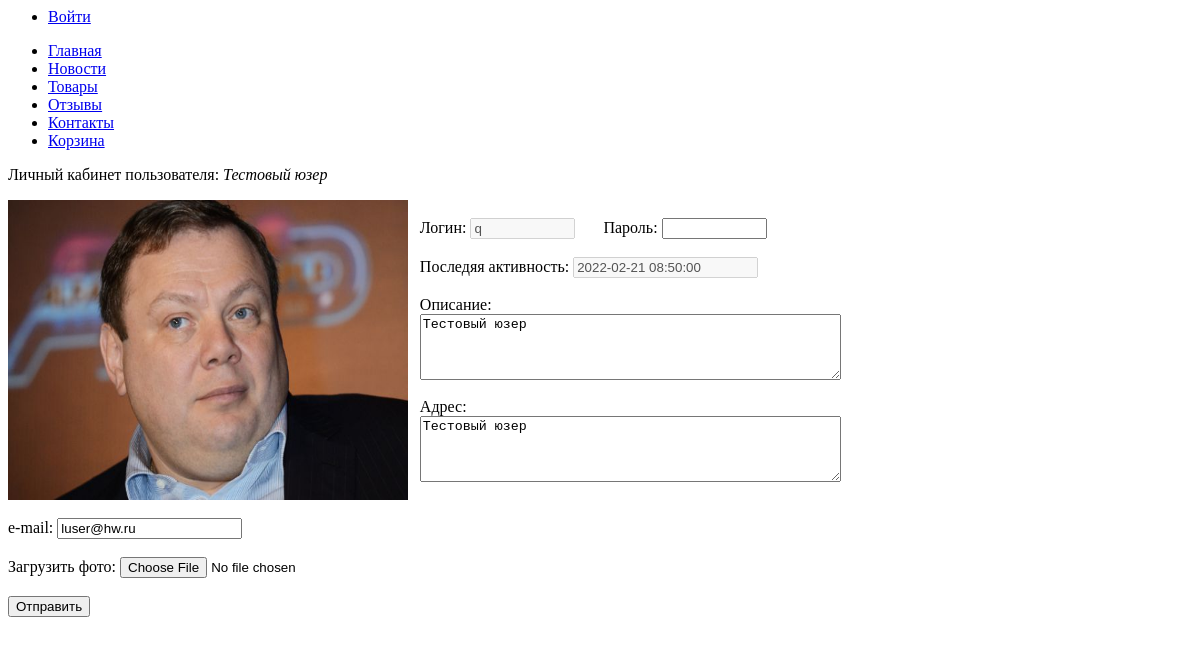
The page /editUser.php?id=8 on the database as committed earlier.
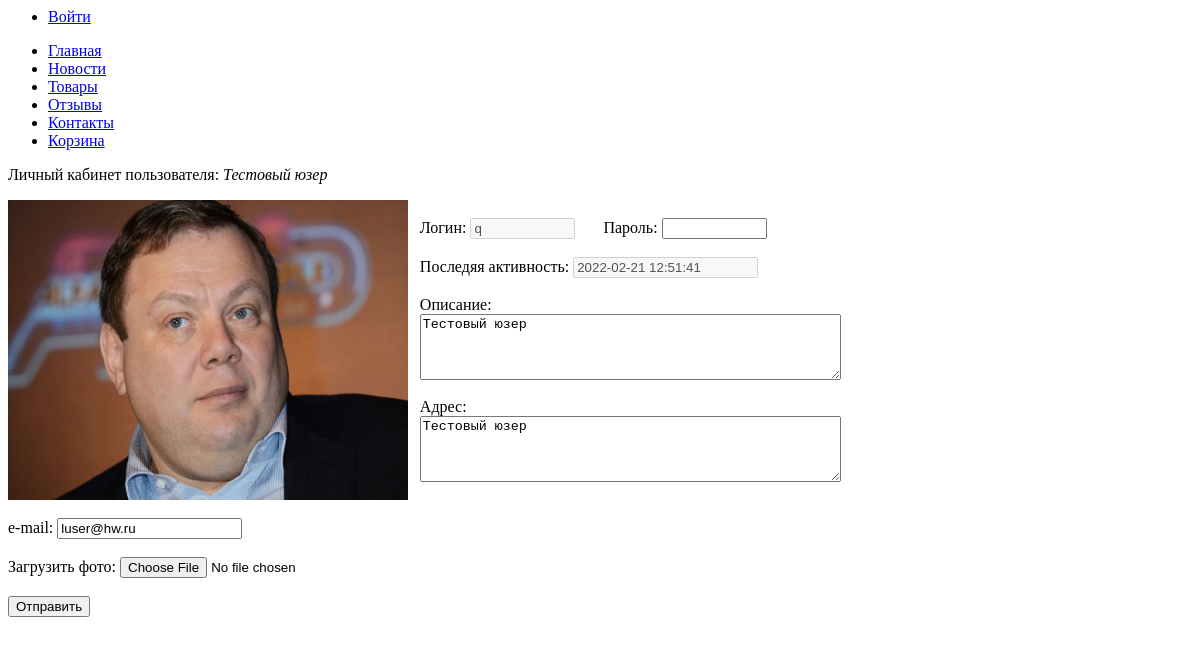
The same page on the database as committed later.
### tables this page shows
CREATE TABLE `users` (
  `id` smallint(5) NOT NULL COMMENT 'id пользователя',
  `login` varchar(50) NOT NULL COMMENT 'имя пользователя в системе',
  `password` varchar(255) NOT NULL COMMENT 'пароль',
  `description` varchar(255) NOT NULL COMMENT 'описание (полное имя)',
  `address` varchar(255) NOT NULL,
  `email` varchar(60) NOT NULL COMMENT 'e-mail пользователя',
  `role` smallint(5) NOT NULL COMMENT 'роль: 0-админ, 1-обычный юзер',
  `photo` varchar(255) NOT NULL,
  `last_action` timestamp NOT NULL DEFAULT current_timestamp() ON UPDATE current_timestamp()
);

### engine/users.php (called while the page is built, shortened)
<?php
function getUser($id)
{
    $id = (int)$id;
    $sql = "SELECT * FROM `users` WHERE `id` = $id";
    return getSingle($sql);
}

### engine/db.php (called while the page is built, shortened)
<?php
function createConnection()
{
    $db = mysqli_connect(DB_HOST, DB_USER, DB_PASS, DB_NAME);
    mysqli_set_charset($db, 'utf8');
    return $db;
}
function getAssocResult($sql)
{
    $db = createConnection();
    $result = mysqli_query($db, $sql);
    $arrayResult = [];
    while ($row = mysqli_fetch_assoc($result)) {
        $arrayResult[] = $row;
    }
    return $arrayResult;
}
function getSingle($sql)
{
    $result = getAssocResult($sql);
    return $result[0];
}

### public/editUser.php (the view, shortened to what this page needs)
<?php
$id = isset($_GET['id']) ? $_GET['id'] : false;
$id = (int)$id;
$user = getUser($id);
$description = $_POST['description'] ?? $user['description'];
$email = $_POST['email'] ?? $user['email'];
$address = $_POST['address'] ?? $user['address'];
?>
<!doctype>
<html lang="ru">
<head>
</head>
<body>
<p>Личный кабинет пользователя: <i><?= $user['description'] ?></i></p>
<div class="container">
    <div class="img">
        <img src="<?= $user['photo'] ?>" alt="<?= $user['description'] ?>" width="400" height="300">
    </div>
</div>
<br>
<form enctype="multipart/form-data" method="POST">
    <span>Логин: </span><input type="text" name="login" size="10" value="<?= $user['login'] ?>" disabled>
    <span>Пароль: </span><input type="password" name="password" size="10"><br><br>
    <span>Последяя активность: </span><input type="text" name="last_action" size="20" value="<?= $user['last_action'] ?>"
                                            disabled><br><br>
    <legend>Описание:</legend>
    <textarea name="description" cols="50" rows="4"><?= $description ?></textarea>
    <br><br>
    <legend>Адрес:</legend>
    <textarea name="address" cols="50" rows="4"><?= $address ?></textarea>
    <br><br><br>
    <span>e-mail: </span><input type="email" name="email" value="<?= $email ?>">
    <br><br>
    <span>Загрузить фото: </span><input type="file" name="userfile"><br><br>
    <input type="submit" value="Отправить">
</form>
</body>
</html>

Rows that differ between the two databases and show on the page:
changed users "Тестовый юзер": last_action "2022-02-21 08:50:00" → "2022-02-21 12:51:41"
